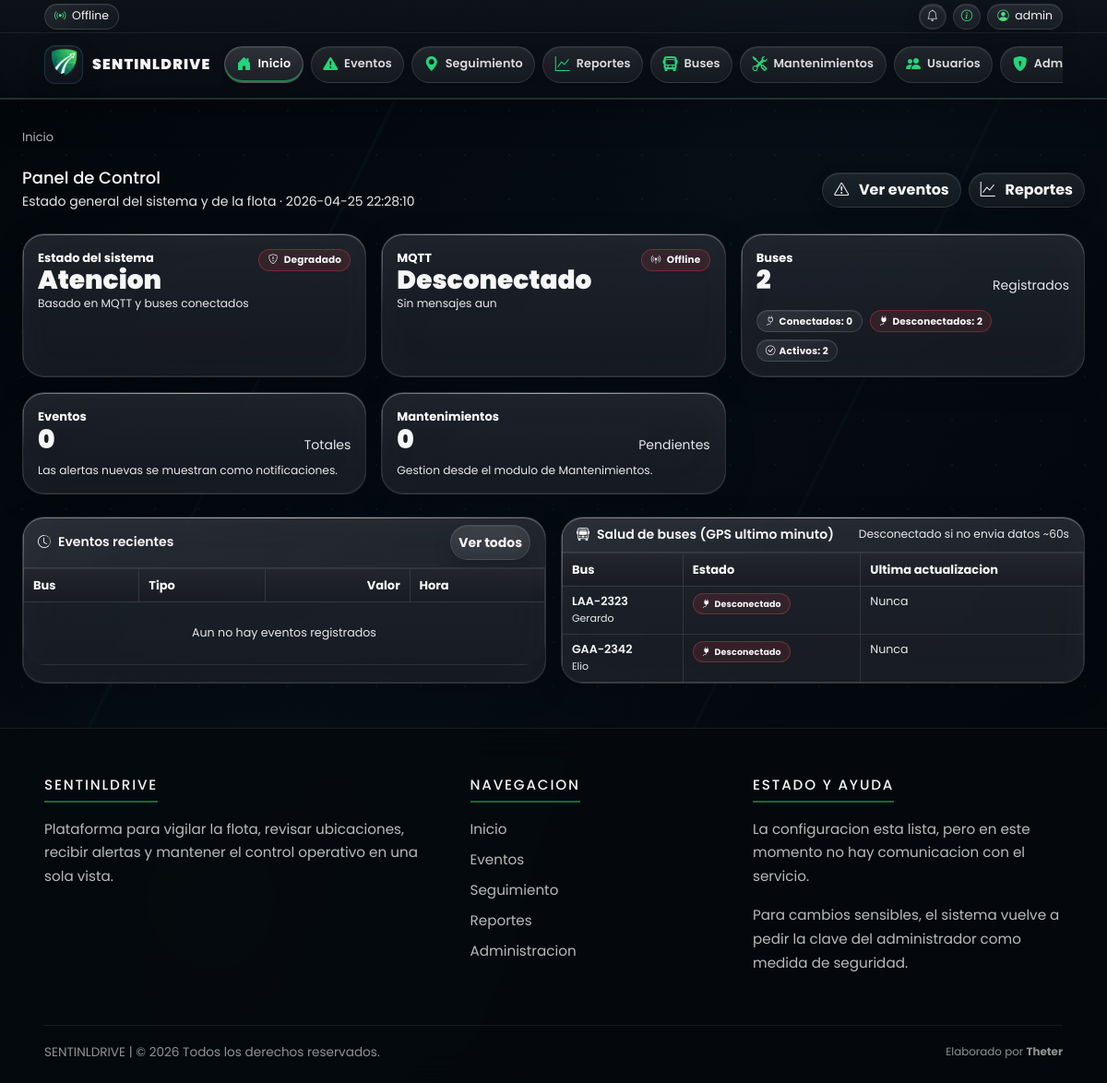
Page /dashboard (signed in) on the earlier database version.
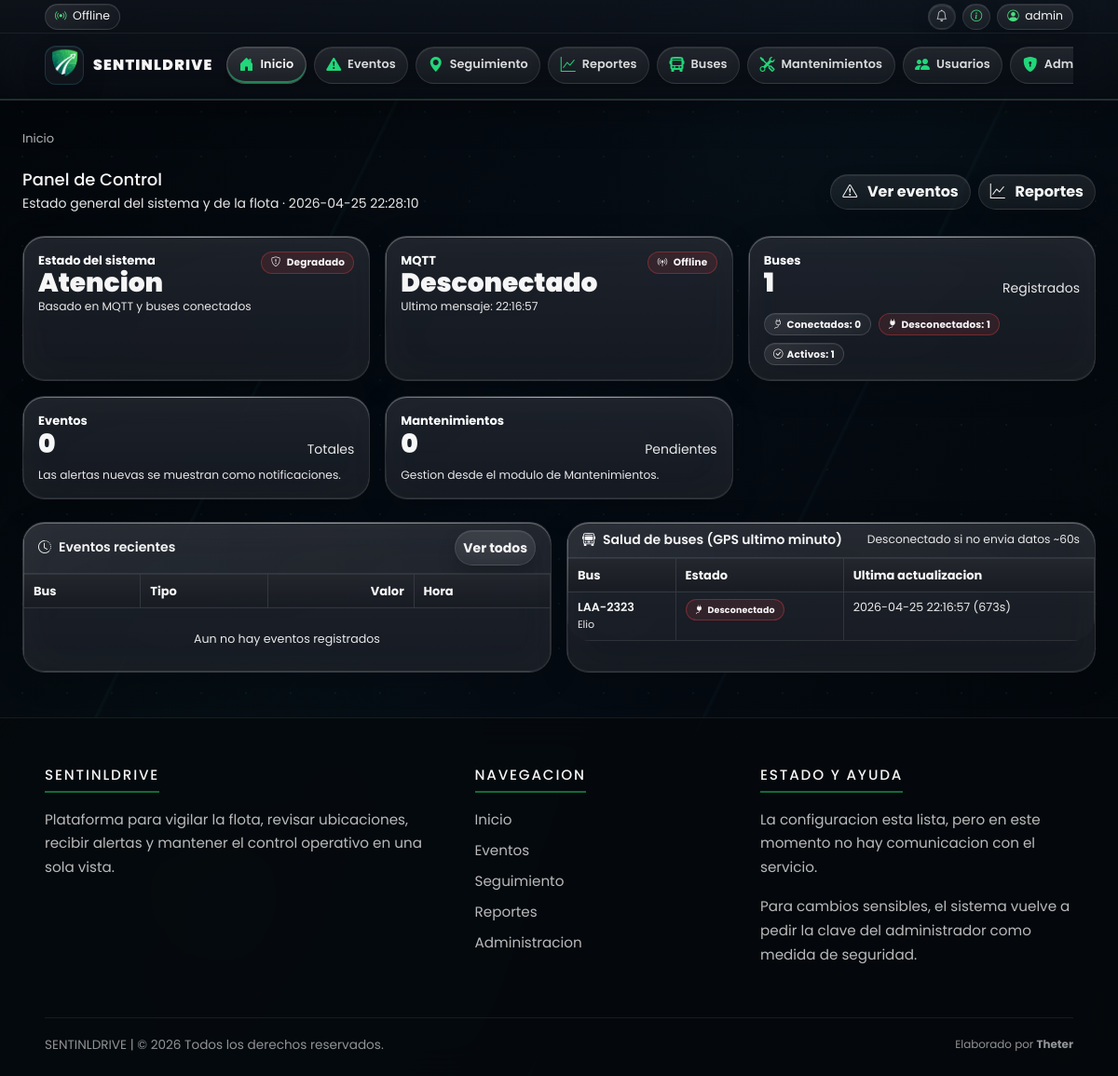
Same page on the later database version.
### app/models/bus.py (models this page shows)
class Bus(db.Model): #Usamos pascalcase para los nombres de las clases
    __tablename__ = 'bus'
    id = db.Column(db.Integer, primary_key=True)
    plate = db.Column(db.String(20), nullable=False, unique=True)
    driver = db.Column(db.String(50))
    status = db.Column(db.String(20), default="Activo")
    description = db.Column(db.String(300), nullable=True)
    events = db.relationship(
        'Event',
        backref='bus',  # ← Solo aquí se define el backref
        lazy=True,
        cascade='all, delete-orphan'
    )
    locations = db.relationship(
        'Location',
        backref='bus',
        lazy=True,
        cascade='all, delete-orphan'
    )
    maintenances = db.relationship(
        'Maintenance',
        backref='bus',
        lazy=True,
        cascade='all, delete-orphan'
    )

### app/routes/dashboard.py (the view)
@dashboard_bp.route("/dashboard")
@login_required
def dashboard():
    now = ecuador_now()
    one_minute_ago = now - timedelta(seconds=60)
    total_buses = Bus.query.count()
    active_buses = Bus.query.filter(Bus.status == "Activo").count()
    total_events = Event.query.count()
    pending_maintenances = Maintenance.query.filter(Maintenance.status == "Pendiente").count()
    last_seen_sq = (
        db.session.query(
            Location.bus_id.label("bus_id"),
            func.max(Location.timestamp).label("last_seen"),
        )
        .group_by(Location.bus_id)
        .subquery()
    )
    bus_rows = (
        db.session.query(Bus, last_seen_sq.c.last_seen)
        .outerjoin(last_seen_sq, Bus.id == last_seen_sq.c.bus_id)
        .order_by(Bus.id.asc())
        .all()
    )
    bus_health = []
    connected_count = 0
    for bus, last_seen in bus_rows:
        if last_seen and getattr(last_seen, "tzinfo", None) is None:
            last_seen = last_seen.replace(tzinfo=ECUADOR_TZ)
        is_connected = bool(last_seen and last_seen >= one_minute_ago)
        if is_connected:
            connected_count += 1
        seconds_since = int((now - last_seen).total_seconds()) if last_seen else None
        bus_health.append(
            {
                "id": bus.id,
                "plate": bus.plate,
                "driver": bus.driver,
                "status": bus.status,
                "description": getattr(bus, "description", None),
                "last_seen": last_seen,
                "seconds_since": seconds_since,
                "connected": is_connected,
            }
        )
    disconnected_count = max(0, total_buses - connected_count)
    last_events = (
        Event.query.options(joinedload(Event.bus))
        .order_by(Event.timestamp.desc())
        .limit(5)
        .all()
    )
    mqtt_state = get_persisted_mqtt_state(current_app.config)
    mqtt_connected = bool(mqtt_state.get("connected"))
    system_ok = mqtt_connected and connected_count > 0
    return render_template(
        "dashboard.html",
        now=now,
        mqtt_state=mqtt_state,
        mqtt_connected=mqtt_connected,
        system_ok=system_ok,
        total_buses=total_buses,
        active_buses=active_buses,
        connected_buses=connected_count,
        disconnected_buses=disconnected_count,
        total_events=total_events,
        pending_maintenances=pending_maintenances,
        last_events=last_events,
        bus_health=bus_health,
    )

### app/templates/dashboard.html (shortened to what this page needs)
{% extends "base.html" %}
{% block content %}
<nav aria-label="breadcrumb" class="breadcrumb-nav">
    <ol class="breadcrumb">
        <li class="breadcrumb-item active" aria-current="page">Inicio</li>
    </ol>
</nav>
<div class="d-flex align-items-center justify-content-between flex-wrap gap-2 mb-4">
    <div>
        <h2 class="mb-1">Panel de Control</h2>
        <div class="text-muted">
            Estado general del sistema y de la flota
            {% if now %} · {{ now.strftime('%Y-%m-%d %H:%M:%S') }}{% endif %}
        </div>
    </div>
    <div class="d-flex gap-2">
        <a class="btn btn-outline-secondary" href="{{ url_for('events.events') }}">
            <i class="bi bi-exclamation-triangle me-1"></i> Ver eventos
        </a>
        <a class="btn btn-outline-secondary" href="{{ url_for('reports.reports') }}">
            <i class="bi bi-graph-up me-1"></i> Reportes
        </a>
    </div>
</div>
<div class="row g-3 mb-4">
    <div class="col-12 col-md-6 col-xl-4">
        <div class="card kpi-card h-100">
            <div class="card-body">
                <div class="d-flex align-items-start justify-content-between">
                    <div>
                        <div class="kpi-label">Estado del sistema</div>
                        <div class="kpi-value">{% if system_ok %}OK{% else %}Atencion{% endif %}</div>
                        <div class="text-muted small">Basado en MQTT y buses conectados</div>
                    </div>
                    <div class="badge {% if system_ok %}badge-soft{% else %}badge-danger-soft{% endif %}">
                        <i class="bi {% if system_ok %}bi-shield-check{% else %}bi-shield-exclamation{% endif %} me-1"></i>
                        {% if system_ok %}Estable{% else %}Degradado{% endif %}
                    </div>
                </div>
            </div>
        </div>
    </div>
    <div class="col-12 col-md-6 col-xl-4">
        <div class="card h-100">
            <div class="card-body">
                <div class="d-flex align-items-start justify-content-between">
                    <div>
                        <div class="kpi-label">MQTT</div>
                        <div class="kpi-value">
                            {% if mqtt_connected %}
                                Conectado
                            {% elif mqtt_state.status == 'no_config' %}
                                Sin configurar
                            {% elif mqtt_state.status == 'connecting' %}
                                Conectando
                            {% elif mqtt_state.status == 'error' %}
                                Error
                            {% else %}
                                Desconectado
                            {% endif %}
                        </div>
                        <div class="text-muted small">
                            {% if mqtt_state.last_message %}Ultimo mensaje: {{ mqtt_state.last_message.strftime('%H:%M:%S') }}{% else %}Sin mensajes aun{% endif %}
                        </div>
                    </div>
                    <div class="badge {% if mqtt_connected %}badge-soft{% else %}badge-danger-soft{% endif %}">
                        <i class="bi {% if mqtt_connected %}bi-broadcast{% else %}bi-broadcast-pin{% endif %} me-1"></i>
                        {{ mqtt_state.label }}
                    </div>
                </div>
            </div>
        </div>
    </div>
    <div class="col-12 col-md-6 col-xl-4">
        <div class="card h-100">
            <div class="card-body">
                <div class="kpi-label">Buses</div>
                <div class="d-flex align-items-end justify-content-between">
                    <div class="kpi-value">{{ total_buses }}</div>
                    <div class="text-muted">Registrados</div>
                </div>
                <div class="mt-3 d-flex flex-wrap gap-2">
                    <span class="badge badge-soft"><i class="bi bi-plug me-1"></i>Conectados: {{ connected_buses }}</span>
                    <span class="badge badge-danger-soft"><i class="bi bi-plug-fill me-1"></i>Desconectados: {{ disconnected_buses }}</span>
                    <span class="badge badge-soft"><i class="bi bi-check-circle me-1"></i>Activos: {{ active_buses }}</span>
                </div>
            </div>
        </div>
    </div>
    <div class="col-12 col-md-6 col-xl-4">
        <div class="card h-100">
            <div class="card-body">
                <div class="kpi-label">Eventos</div>
                <div class="d-flex align-items-end justify-content-between">
                    <div class="kpi-value">{{ total_events }}</div>
                    <div class="text-muted">Totales</div>
                </div>
                <div class="text-muted small mt-2">Las alertas nuevas se muestran como notificaciones.</div>
            </div>
        </div>
    </div>
    <div class="col-12 col-md-6 col-xl-4">
        <div class="card h-100">
            <div class="card-body">
                <div class="kpi-label">Mantenimientos</div>
                <div class="d-flex align-items-end justify-content-between">
                    <div class="kpi-value">{{ pending_maintenances }}</div>
                    <div class="text-muted">Pendientes</div>
                </div>
                <div class="text-muted small mt-2">Gestion desde el modulo de Mantenimientos.</div>
            </div>
        </div>
    </div>
</div>
<div class="row g-3">
    <div class="col-12 col-xl-6">
        <div class="card h-100">
            <div class="card-header d-flex align-items-center justify-content-between">
                <div class="fw-semibold"><i class="bi bi-clock-history me-2"></i>Eventos recientes</div>
                <a class="btn btn-sm btn-outline-secondary" href="{{ url_for('events.events') }}">Ver todos</a>
            </div>
            <div class="card-body p-0">
                <div class="table-responsive">
                    <table class="table table-hover table-bordered mb-0">
                        <thead>
                            <tr>
                                <th>Bus</th>
                                <th>Tipo</th>
                                <th class="text-end">Valor</th>
                                <th>Hora</th>
                            </tr>
                        </thead>
                        <tbody>
                            {% if last_events|length == 0 %}
                            <tr><td colspan="4" class="text-center text-muted py-4">Aun no hay eventos registrados</td></tr>
                            {% endif %}
                        </tbody>
                    </table>
                </div>
            </div>
        </div>
    </div>
    <div class="col-12 col-xl-6">
        <div class="card h-100">
            <div class="card-header d-flex align-items-center justify-content-between">
                <div class="fw-semibold"><i class="bi bi-bus-front me-2"></i>Salud de buses (GPS ultimo minuto)</div>
                <span class="text-muted small">Desconectado si no envia datos ~60s</span>
            </div>
            <div class="card-body p-0">
                <div class="table-responsive">
                    <table class="table table-hover table-bordered mb-0">
                        <thead>
                            <tr>
                                <th>Bus</th>
                                <th>Estado</th>
                                <th>Ultima actualizacion</th>
                            </tr>
                        </thead>
                        <tbody>
                            {% for b in bus_health %}
                            <tr>
                                <td>
                                    <div class="fw-semibold">{{ b.plate }}</div>
                                    <div class="text-muted small">{{ b.driver or 'Sin conductor' }}</div>
                                </td>
                                <td>
                                    {% if b.connected %}
                                        <span class="badge badge-soft"><i class="bi bi-plug me-1"></i>Conectado</span>
                                    {% else %}
                                        <span class="badge badge-danger-soft"><i class="bi bi-plug-fill me-1"></i>Desconectado</span>
                                    {% endif %}
                                </td>
                                <td class="text-muted">
                                    {% if b.last_seen %}
                                        {{ b.last_seen.strftime('%Y-%m-%d %H:%M:%S') }}
                                        {% if b.seconds_since is not none %}
                                            <span class="text-muted">({{ b.seconds_since }}s)</span>
                                        {% endif %}
                                    {% else %}
                                        Nunca
                                    {% endif %}
                                </td>
                            </tr>
                            {% endfor %}
                        </tbody>
                    </table>
                </div>
            </div>
        </div>
    </div>
</div>
{% endblock %}

Differences in the rows shown:
removed Bus: plate "GAA-2342", driver "Elio", shows "Nunca"
changed Bus "LAA-2323": driver "Gerardo" → "Elio"; last_seen (not shown) → "2026-04-25 22:16:57"; seconds_since (not shown) → "673"; text "Nunca" → "( s)"
Other differences:
{{ mqtt_state.last_message.strftime('%H:%M:%S') }}: (not shown) → "22:16:57"
{{ total_buses }}: "2" → "1"
{{ disconnected_buses }}: "2" → "1"
{{ active_buses }}: "2" → "1"
text no longer shown: "Sin mensajes aun"
text now shown: "Ultimo mensaje:"
